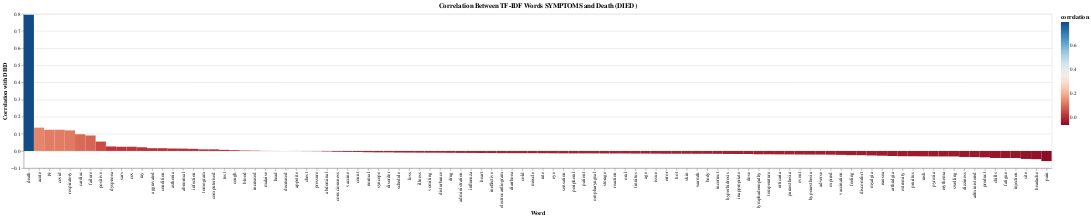

Notebook source saved alongside this figure:
### Markdown cell above
We can visualize if any of the words are highly correlated with the patient dieing using TFID

**SYMPTOMS**

### Code cell
KEYWORD = "SYMPTOMS"
df_COVID[KEYWORD] = df_COVID[KEYWORD].astype(str)
tfidf_vectorizer = TfidfVectorizer(stop_words='english', max_features=100) 
tfidf_matrix = tfidf_vectorizer.fit_transform(df_COVID[KEYWORD])
tfidf_df = pd.DataFrame(tfidf_matrix.toarray(), columns=tfidf_vectorizer.get_feature_names_out())
tfidf_df['DIED'] = df_COVID['DIED'].copy()
correlation_matrix = tfidf_df.corr()
correlation_with_died = correlation_matrix['DIED'].drop('DIED').sort_values(ascending=False)
print(f"Top 20 postive correlated words from {KEYWORD}")
print(correlation_with_died.head(20))
print(f"Top 20 negative correlated words from {KEYWORD}")
print(correlation_with_died.tail(20))
correlation_data = correlation_with_died.reset_index()
correlation_data.columns = ['word', 'correlation']

heatmap = alt.Chart(correlation_data).mark_rect().encode(
    x=alt.X('word:N', title='Word', sort=None),
    y=alt.Y('correlation:Q', title='Correlation with DIED'),
    color=alt.Color('correlation:Q', scale=alt.Scale(scheme='redblue')),
    tooltip=[alt.Tooltip('word:N', title='Word'), alt.Tooltip('correlation:Q', title='Correlation')]
).properties(
    title=f'Correlation Between TF-IDF Words {KEYWORD} and Death (DIED)',
    width=2000,
    height=300
)

heatmap

### Figure 1 — Vega-Lite specification as saved in the notebook (floating-point values rounded to 4 significant figures)
{"config": {"view": {"continuousWidth": 300, "continuousHeight": 300}}, "data": {"name": "data-bc8fd198f1f2dbbfe8c1d103fc6b0781"}, "mark": {"type": "rect"}, "encoding": {"color": {"field": "correlation", "scale": {"scheme": "redblue"}, "type": "quantitative"}, "tooltip": [{"field": "word", "title": "Word", "type": "nominal"}, {"field": "correlation", "title": "Correlation", "type": "quantitative"}], "x": {"field": "word", "sort": null, "title": "Word", "type": "nominal"}, "y": {"field": "correlation", "title": "Correlation with DIED", "type": "quantitative"}}, "height": 300, "title": "Correlation Between TF-IDF Words SYMPTOMS and Death (DIED)", "width": 2000, "$schema": "https://vega.github.io/schema/vega-lite/v5.8.0.json", "datasets": {"data-bc8fd198f1f2dbbfe8c1d103fc6b0781": [{"word": "death", "correlation": 0.7952}, {"word": "acute", "correlation": 0.1361}, {"word": "19", "correlation": 0.1238}, {"word": "covid", "correlation": 0.1238}, {"word": "respiratory", "correlation": 0.1202}, {"word": "cardiac", "correlation": 0.0977}, {"word": "failure", "correlation": 0.09032}, {"word": "positive", "correlation": 0.05483}, {"word": "dyspnoea", "correlation": 0.02632}, {"word": "sars", "correlation": 0.02463}, {"word": "cov", "correlation": 0.02463}, {"word": "ray", "correlation": 0.02144}, {"word": "aggravated", "correlation": 0.01614}, {"word": "condition", "correlation": 0.016}, {"word": "asthenia", "correlation": 0.01429}, {"word": "abnormal", "correlation": 0.0137}, {"word": "infection", "correlation": 0.01239}, {"word": "tomogram", "correlation": 0.00929}, {"word": "computerised", "correlation": 0.009279}, {"word": "test", "correlation": 0.006481}, {"word": "cough", "correlation": 0.004547}, {"word": "blood", "correlation": 0.002539}, {"word": "increased", "correlation": 0.001859}, {"word": "malaise", "correlation": 0.0004676}, {"word": "head", "correlation": 0.0002715}, {"word": "decreased", "correlation": 0.0001078}, {"word": "appetite", "correlation": -0.0002656}, {"word": "chest", "correlation": -0.0008945}, {"word": "pressure", "correlation": -0.001418}, {"word": "abdominal", "correlation": -0.002801}, {"word": "consciousness", "correlation": -0.004711}, {"word": "vaccine", "correlation": -0.005498}, {"word": "count", "correlation": -0.005918}, {"word": "normal", "correlation": -0.007496}, {"word": "syncope", "correlation": -0.008275}, {"word": "disorder", "correlation": -0.008331}, {"word": "schedule", "correlation": -0.009307}, {"word": "loss", "correlation": -0.00955}, {"word": "illness", "correlation": -0.00996}, {"word": "vomiting", "correlation": -0.01025}, {"word": "disturbance", "correlation": -0.01033}, {"word": "drug", "correlation": -0.01091}, {"word": "administration", "correlation": -0.01147}, {"word": "influenza", "correlation": -0.01157}, {"word": "heart", "correlation": -0.0121}, {"word": "ineffective", "correlation": -0.01226}, {"word": "electrocardiogram", "correlation": -0.01296}, {"word": "diarrhoea", "correlation": -0.01305}, {"word": "cold", "correlation": -0.01314}, {"word": "muscle", "correlation": -0.01327}, {"word": "rate", "correlation": -0.01351}, {"word": "eye", "correlation": -0.01379}, {"word": "sensation", "correlation": -0.01417}, {"word": "peripheral", "correlation": -0.01422}, {"word": "patient", "correlation": -0.01423}, {"word": "oropharyngeal", "correlation": -0.01428}, {"word": "storage", "correlation": -0.01455}, {"word": "reaction", "correlation": -0.01472}, {"word": "oral", "correlation": -0.01477}, {"word": "tinnitus", "correlation": -0.01523}, {"word": "age", "correlation": -0.01544}, {"word": "issue", "correlation": -0.0157}, {"word": "error", "correlation": -0.01627}, {"word": "hot", "correlation": -0.01634}, {"word": "skin", "correlation": -0.01635}, {"word": "warmth", "correlation": -0.01657}, {"word": "body", "correlation": -0.01666}, {"word": "incorrect", "correlation": -0.01682}, {"word": "hyperhidrosis", "correlation": -0.01761}, {"word": "inappropriate", "correlation": -0.01783}, {"word": "dose", "correlation": -0.01798}, {"word": "lymphadenopathy", "correlation": -0.01959}, {"word": "temperature", "correlation": -0.01959}, {"word": "urticaria", "correlation": -0.02002}, {"word": "paraesthesia", "correlation": -0.02029}, {"word": "event", "correlation": -0.02078}, {"word": "hypoaesthesia", "correlation": -0.02108}, {"word": "adverse", "correlation": -0.02119}, {"word": "expired", "correlation": -0.02186}, {"word": "vaccination", "correlation": -0.02279}, {"word": "feeling", "correlation": -0.02454}, {"word": "discomfort", "correlation": -0.02491}, {"word": "myalgia", "correlation": -0.02649}, {"word": "nausea", "correlation": -0.02778}, {"word": "arthralgia", "correlation": -0.02948}, {"word": "extremity", "correlation": -0.03081}, {"word": "pruritus", "correlation": -0.03112}, {"word": "rash", "correlation": -0.03154}, {"word": "pyrexia", "correlation": -0.03199}, {"word": "erythema", "correlation": -0.0321}, {"word": "swelling", "correlation": -0.0323}, {"word": "dizziness", "correlation": -0.03504}, {"word": "administered", "correlation": -0.03585}, {"word": "product", "correlation": -0.03732}, {"word": "chills", "correlation": -0.041}, {"word": "fatigue", "correlation": -0.04125}, {"word": "injection", "correlation": -0.04137}, {"word": "site", "correlation": -0.04664}, {"word": "headache", "correlation": -0.0482}, {"word": "pain", "correlation": -0.05915}]}}
